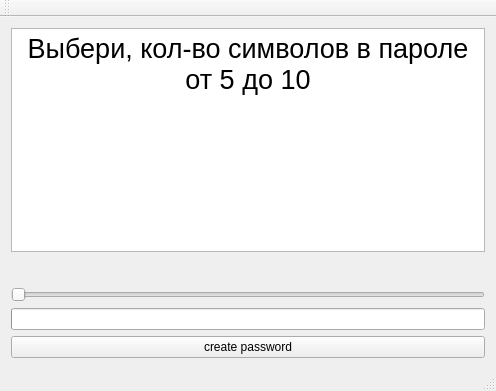
<?xml version="1.0" encoding="UTF-8"?>
<ui version="4.0">
 <class>MainWindow</class>
 <widget class="QMainWindow" name="MainWindow">
  <property name="geometry">
   <rect>
    <x>0</x>
    <y>0</y>
    <width>496</width>
    <height>391</height>
   </rect>
  </property>
  <property name="windowTitle">
   <string>MainWindow</string>
  </property>
  <widget class="QWidget" name="centralWidget">
   <layout class="QVBoxLayout" name="verticalLayout">
    <item>
     <widget class="QTextEdit" name="textEdit">
      <property name="html">
       <string>&lt;!DOCTYPE HTML PUBLIC &quot;-//W3C//DTD HTML 4.0//EN&quot; &quot;http://www.w3.org/TR/REC-html40/strict.dtd&quot;&gt;
&lt;html&gt;&lt;head&gt;&lt;meta name=&quot;qrichtext&quot; content=&quot;1&quot; /&gt;&lt;style type=&quot;text/css&quot;&gt;
p, li { white-space: pre-wrap; }
&lt;/style&gt;&lt;/head&gt;&lt;body style=&quot; font-family:'Ubuntu'; font-size:11pt; font-weight:400; font-style:normal;&quot;&gt;
&lt;p align=&quot;center&quot; style=&quot; margin-top:0px; margin-bottom:0px; margin-left:0px; margin-right:0px; -qt-block-indent:0; text-indent:0px;&quot;&gt;&lt;span style=&quot; font-size:20pt;&quot;&gt;Выбери, кол-во символов в пароле от 5 до 10&lt;/span&gt;&lt;/p&gt;&lt;/body&gt;&lt;/html&gt;</string>
      </property>
     </widget>
    </item>
    <item>
     <widget class="QLabel" name="label">
      <property name="font">
       <font>
        <pointsize>15</pointsize>
       </font>
      </property>
      <property name="text">
       <string/>
      </property>
     </widget>
    </item>
    <item>
     <widget class="QSlider" name="horizontalSlider">
      <property name="minimum">
       <number>5</number>
      </property>
      <property name="maximum">
       <number>10</number>
      </property>
      <property name="value">
       <number>5</number>
      </property>
      <property name="orientation">
       <enum>Qt::Horizontal</enum>
      </property>
     </widget>
    </item>
    <item>
     <widget class="QProgressBar" name="progressBar">
      <property name="minimum">
       <number>5</number>
      </property>
      <property name="maximum">
       <number>10</number>
      </property>
      <property name="value">
       <number>4</number>
      </property>
      <property name="textVisible">
       <bool>false</bool>
      </property>
     </widget>
    </item>
    <item>
     <widget class="QPushButton" name="pushButton">
      <property name="text">
       <string>create password</string>
      </property>
     </widget>
    </item>
   </layout>
  </widget>
  <widget class="QMenuBar" name="menuBar">
   <property name="geometry">
    <rect>
     <x>0</x>
     <y>0</y>
     <width>496</width>
     <height>22</height>
    </rect>
   </property>
  </widget>
  <widget class="QToolBar" name="mainToolBar">
   <attribute name="toolBarArea">
    <enum>TopToolBarArea</enum>
   </attribute>
   <attribute name="toolBarBreak">
    <bool>false</bool>
   </attribute>
  </widget>
  <widget class="QStatusBar" name="statusBar"/>
 </widget>
 <layoutdefault spacing="6" margin="11"/>
 <resources/>
 <connections>
  <connection>
   <sender>horizontalSlider</sender>
   <signal>valueChanged(int)</signal>
   <receiver>progressBar</receiver>
   <slot>setValue(int)</slot>
   <hints>
    <hint type="sourcelabel">
     <x>205</x>
     <y>297</y>
    </hint>
    <hint type="destinationlabel">
     <x>204</x>
     <y>320</y>
    </hint>
   </hints>
  </connection>
  <connection>
   <sender>horizontalSlider</sender>
   <signal>valueChanged(int)</signal>
   <receiver>label</receiver>
   <slot>setNum(int)</slot>
   <hints>
    <hint type="sourcelabel">
     <x>254</x>
     <y>292</y>
    </hint>
    <hint type="destinationlabel">
     <x>258</x>
     <y>264</y>
    </hint>
   </hints>
  </connection>
 </connections>
</ui>
